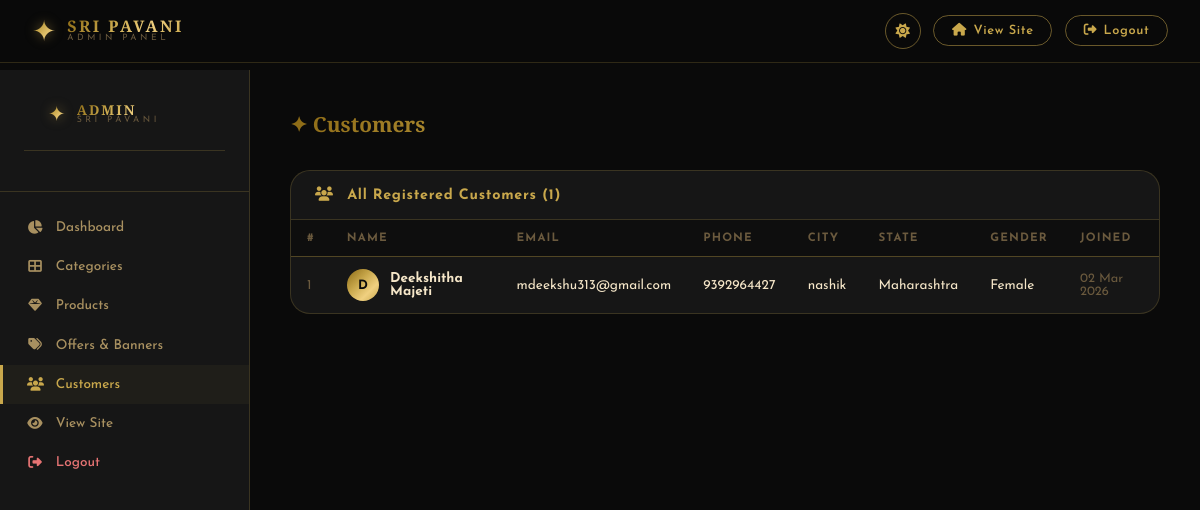
The page /admin/customers (signed in) on the database its author committed.
### app.py (models this page shows, shortened)
class User(UserMixin, db.Model):
    id = db.Column(db.Integer, primary_key=True)
    name = db.Column(db.String(150), nullable=False)
    email = db.Column(db.String(150), unique=True, nullable=False)
    phone = db.Column(db.String(20))
    dob = db.Column(db.String(20))
    gender = db.Column(db.String(10))
    address = db.Column(db.Text)
    city = db.Column(db.String(100))
    state = db.Column(db.String(100))
    pincode = db.Column(db.String(10))
    password_hash = db.Column(db.String(256))
    is_admin = db.Column(db.Boolean, default=False)
    created_at = db.Column(db.DateTime, default=datetime.utcnow)
    cart_items = db.relationship('CartItem', backref='user', lazy=True)

### app.py (the view)
@app.route('/admin/customers')
@login_required
@admin_required
def admin_customers():
    customers = User.query.filter_by(is_admin=False).order_by(User.created_at.desc()).all()
    return render_template('admin/customers.html', customers=customers)

### app.py (called while the page is built)
@login_manager.user_loader
def load_user(user_id):
    return User.query.get(int(user_id))

def admin_required(f):
    from functools import wraps
    @wraps(f)
    def decorated(*args, **kwargs):
        if not current_user.is_authenticated or not current_user.is_admin:
            flash('Admin access required', 'error')
            return redirect(url_for('login'))
        return f(*args, **kwargs)
    return decorated

### templates/admin/customers.html (shortened to what this page needs)
{% extends "admin/base_admin.html" %}
{% block content %}
<h1 class="admin-page-title">✦ Customers</h1>
<div class="admin-card">
  <div class="admin-card-header">
    <h3><i class="fas fa-users" style="margin-right:0.5rem"></i> All Registered Customers ({{ customers|length }})</h3>
  </div>
  {% if customers %}
  <div style="overflow-x:auto">
    <table class="admin-table">
      <thead>
        <tr>
          <th>#</th><th>Name</th><th>Email</th><th>Phone</th><th>City</th>
          <th>State</th><th>Gender</th><th>Joined</th>
        </tr>
      </thead>
      <tbody>
        {% for user in customers %}
        <tr>
          <td style="color:var(--text-muted)">{{ loop.index }}</td>
          <td>
            <div style="display:flex;align-items:center;gap:0.7rem">
              <div style="width:32px;height:32px;border-radius:50%;background:var(--gold-gradient);display:flex;align-items:center;justify-content:center;color:var(--bg-primary);font-weight:700;font-size:0.8rem;flex-shrink:0">
                {{ user.name[0].upper() }}
              </div>
              <strong>{{ user.name }}</strong>
            </div>
          </td>
          <td>{{ user.email }}</td>
          <td>{{ user.phone or '—' }}</td>
          <td>{{ user.city or '—' }}</td>
          <td>{{ user.state or '—' }}</td>
          <td>{{ user.gender or '—' }}</td>
          <td style="color:var(--text-muted);font-size:0.8rem">{{ user.created_at.strftime('%d %b %Y') }}</td>
        </tr>
        {% endfor %}
      </tbody>
    </table>
  </div>
  {% else %}
  <div style="text-align:center;padding:3rem;color:var(--text-muted)">
    <p>No customers registered yet.</p>
  </div>
  {% endif %}
</div>
{% endblock %}

### static/css/style.css (style rules this page uses)
:root[data-theme="dark"] { --bg-primary:#0a0a0a;--bg-secondary:#111111;--bg-card:#161616;--bg-nav:rgba(10,10,10,0.92); --gold:#c9a84c;--gold-light:#e8c97e;--gold-dark:#8b6914; --gold-gradient:linear-gradient(135deg,#8b6914 0%,#c9a84c 40%,#f0d080 70%,#c9a84c 100%); --ombre-hero:linear-gradient(160deg,#0a0a0a 0%,#1a1200 40%,#2a1f00 70%,#0a0a0a 100%); --text-primary:#f5e6c8;--text-secondary:#a89060;--text-muted:#6b5a3e; --border:rgba(201,168,76,0.2);--border-gold:rgba(201,168,76,0.5); --shadow:0 8px 40px rgba(0,0,0,0.6);--shadow-gold:0 4px 20px rgba(201,168,76,0.15); --card-hover:rgba(201,168,76,0.05);--badge-bg:#c9a84c;--badge-text:#0a0a0a; --input-bg:#1e1e1e;--section-alt:#0e0e0e;--toast-success:#1a3a1a;--toast-error:#3a1a1a; }
*,*::before,*::after { margin:0;padding:0;box-sizing:border-box }
html { scroll-behavior:smooth }
body { font-family:'Josefin Sans',sans-serif;background:var(--bg-primary);color:var(--text-primary);min-height:100vh;transition:background .4s,color .4s;overflow-x:hidden }
.admin-page-title { font-family:'Cinzel Decorative',serif;font-size:1.3rem;background:var(--gold-gradient);-webkit-background-clip:text;-webkit-text-fill-color:transparent;margin-bottom:2rem }
.admin-card { background:var(--bg-card);border:1px solid var(--border);border-radius:20px;overflow:hidden;margin-bottom:2rem }
.admin-card-header { padding:1rem 1.5rem;border-bottom:1px solid var(--border);display:flex;align-items:center;justify-content:space-between }
.admin-card-header h3 { font-size:.9rem;font-weight:700;color:var(--gold);letter-spacing:.05em }
.admin-table { width:100%;border-collapse:collapse;font-size:.85rem }
.admin-table th { text-align:left;padding:.75rem 1rem;background:var(--section-alt);color:var(--text-muted);font-size:.72rem;letter-spacing:.1em;text-transform:uppercase;border-bottom:1px solid var(--border) }
.admin-table td { padding:.75rem 1rem;border-bottom:1px solid var(--border);vertical-align:middle }
.admin-table tr:last-child td { border-bottom:none }

### rows shown on the page
User: name "D", name "Deekshitha Majeti", email "mdeekshu313@gmail.com", phone "9392964427", city "nashik", state "Maharashtra", gender "Female", created_at "02 Mar 2026"

### other values the page prints
{{ customers|length }} "1"
